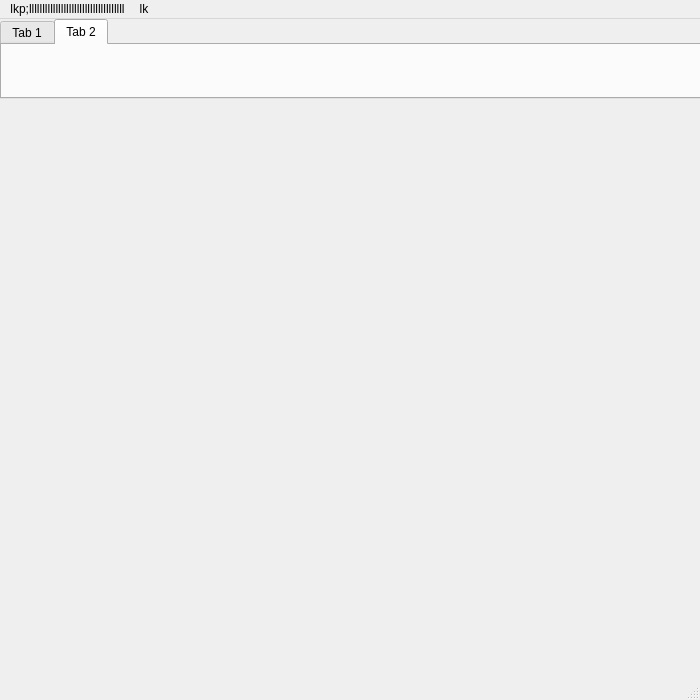
<?xml version="1.0" encoding="UTF-8"?>
<ui version="4.0">
 <class>MainWindow</class>
 <widget class="QMainWindow" name="MainWindow">
  <property name="geometry">
   <rect>
    <x>0</x>
    <y>0</y>
    <width>700</width>
    <height>700</height>
   </rect>
  </property>
  <property name="windowTitle">
   <string>MainWindow</string>
  </property>
  <widget class="QWidget" name="centralwidget">
   <widget class="QTabWidget" name="tabWidget">
    <property name="geometry">
     <rect>
      <x>0</x>
      <y>0</y>
      <width>701</width>
      <height>80</height>
     </rect>
    </property>
    <property name="autoFillBackground">
     <bool>true</bool>
    </property>
    <property name="currentIndex">
     <number>1</number>
    </property>
    <property name="elideMode">
     <enum>Qt::ElideLeft</enum>
    </property>
    <widget class="QWidget" name="tab">
     <attribute name="title">
      <string>Tab 1</string>
     </attribute>
    </widget>
    <widget class="QWidget" name="tab_2">
     <attribute name="title">
      <string>Tab 2</string>
     </attribute>
    </widget>
   </widget>
   <widget class="QLabel" name="label">
    <property name="geometry">
     <rect>
      <x>4</x>
      <y>80</y>
      <width>691</width>
      <height>591</height>
     </rect>
    </property>
    <property name="text">
     <string/>
    </property>
   </widget>
  </widget>
  <widget class="QMenuBar" name="menubar">
   <property name="geometry">
    <rect>
     <x>0</x>
     <y>0</y>
     <width>700</width>
     <height>26</height>
    </rect>
   </property>
   <widget class="QMenu" name="menulkp_llllllllllllllllllllllllllllllllllll">
    <property name="title">
     <string>lkp;llllllllllllllllllllllllllllllllllll</string>
    </property>
   </widget>
   <widget class="QMenu" name="menulk">
    <property name="title">
     <string>lk</string>
    </property>
   </widget>
   <addaction name="menulkp_llllllllllllllllllllllllllllllllllll"/>
   <addaction name="menulk"/>
  </widget>
  <widget class="QStatusBar" name="statusbar"/>
 </widget>
 <resources/>
 <connections/>
</ui>
